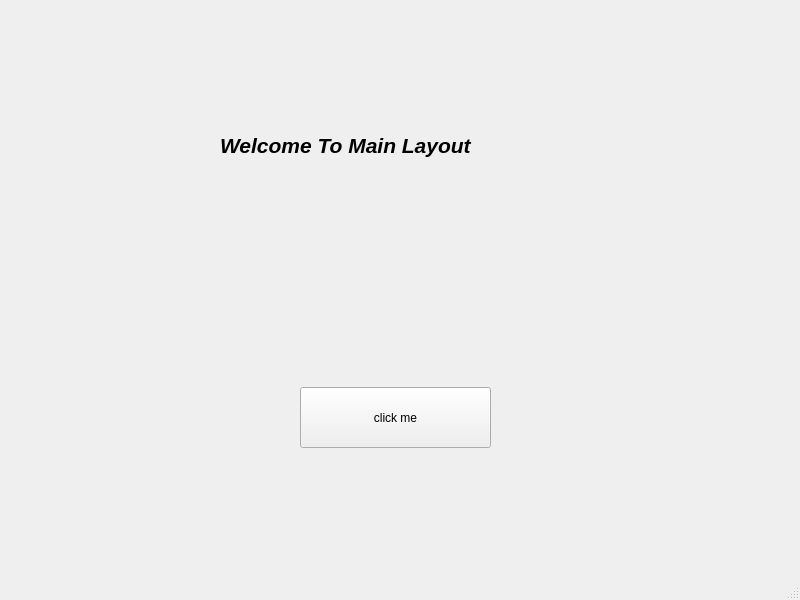
<?xml version="1.0" encoding="UTF-8"?>
<ui version="4.0">
 <class>MainWindow</class>
 <widget class="QMainWindow" name="MainWindow">
  <property name="geometry">
   <rect>
    <x>0</x>
    <y>0</y>
    <width>800</width>
    <height>600</height>
   </rect>
  </property>
  <property name="windowTitle">
   <string>Main Layout - Omar Othman</string>
  </property>
  <property name="styleSheet">
   <string notr="true">QProgressBar:horizontal {
    border: 1px solid #3A3939;
    text-align: center;
    padding: 1px;
    background: #201F1F;
}
QProgressBar::chunk:horizontal {
    background-color: qlineargradient(spread:reflect, x1:1, y1:0.545, x2:1, y2:0, stop:0 rgba(28, 66, 111, 255), stop:1 rgba(37, 87, 146, 255));
}

QToolTip
{
    border: 1px solid #3A3939;
    background-color: rgb(90, 102, 117);;
    color: white;
    padding: 1px;
    opacity: 200;
}

QWidget
{
    color: silver;
    background-color: #302F2F;
    selection-background-color:#3d8ec9;
    selection-color: black;
    background-clip: border;
    border-image: none;
    outline: 0;
}

QWidget:item:hover
{
    background-color: #78879b;
    color: black;
}

QWidget:item:selected
{
    background-color: #3d8ec9;
}

QCheckBox
{
    spacing: 5px;
    outline: none;
    color: #bbb;
    margin-bottom: 2px;
}

QCheckBox:disabled
{
    color: #777777;
}
QCheckBox::indicator,
QGroupBox::indicator
{
    width: 18px;
    height: 18px;
}
QGroupBox::indicator
{
    margin-left: 2px;
}

QCheckBox::indicator:unchecked,
QCheckBox::indicator:unchecked:hover,
QGroupBox::indicator:unchecked,
QGroupBox::indicator:unchecked:hover
{
    image: url(:/dark_blue/img/checkbox_unchecked.png);
}

QCheckBox::indicator:unchecked:focus,
QCheckBox::indicator:unchecked:pressed,
QGroupBox::indicator:unchecked:focus,
QGroupBox::indicator:unchecked:pressed
{
  border: none;
    image: url(:/dark_blue/img/checkbox_unchecked_focus.png);
}

QCheckBox::indicator:checked,
QCheckBox::indicator:checked:hover,
QGroupBox::indicator:checked,
QGroupBox::indicator:checked:hover
{
    image: url(:/dark_blue/img/checkbox_checked.png);
}

QCheckBox::indicator:checked:focus,
QCheckBox::indicator:checked:pressed,
QGroupBox::indicator:checked:focus,
QGroupBox::indicator:checked:pressed
{
  border: none;
    image: url(:/dark_blue/img/checkbox_checked_focus.png);
}

QCheckBox::indicator:indeterminate,
QCheckBox::indicator:indeterminate:hover,
QCheckBox::indicator:indeterminate:pressed
QGroupBox::indicator:indeterminate,
QGroupBox::indicator:indeterminate:hover,
QGroupBox::indicator:indeterminate:pressed
{
    image: url(:/dark_blue/img/checkbox_indeterminate.png);
}

QCheckBox::indicator:indeterminate:focus,
QGroupBox::indicator:indeterminate:focus
{
    image: url(:/dark_blue/img/checkbox_indeterminate_focus.png);
}

QCheckBox::indicator:checked:disabled,
QGroupBox::indicator:checked:disabled
{
    image: url(:/dark_blue/img/checkbox_checked_disabled.png);
}

QCheckBox::indicator:unchecked:disabled,
QGroupBox::indicator:unchecked:disabled
{
    image: url(:/dark_blue/img/checkbox_unchecked_disabled.png);
}

QRadioButton
{
    spacing: 5px;
    outline: none;
    color: #bbb;
    margin-bottom: 2px;
}

QRadioButton:disabled
{
    color: #777777;
}
QRadioButton::indicator
{
    width: 21px;
    height: 21px;
}

QRadioButton::indicator:unchecked,
QRadioButton::indicator:unchecked:hover
{
    image: url(:/dark_blue/img/radio_unchecked.png);
}

QRadioButton::indicator:unchecked:focus,
QRadioButton::indicator:unchecked:pressed
{
  border: none;
  outline: none;
    image: url(:/dark_blue/img/radio_unchecked_focus.png);
}

QRadioButton::indicator:checked,
QRadioButton::indicator:checked:hover
{
  border: none;
  outline: none;
    image: url(:/dark_blue/img/radio_checked.png);
}

QRadioButton::indicator:checked:focus,
QRadioButton::indicato::menu-arrowr:checked:pressed
{
  border: none;
  outline: none;
    image: url(:/dark_blue/img/radio_checked_focus.png);
}

QRadioButton::indicator:indeterminate,
QRadioButton::indicator:indeterminate:hover,
QRadioButton::indicator:indeterminate:pressed
{
        image: url(:/dark_blue/img/radio_indeterminate.png);
}

QRadioButton::indicator:checked:disabled
{
  outline: none;
  image: url(:/dark_blue/img/radio_checked_disabled.png);
}

QRadioButton::indicator:unchecked:disabled
{
    image: url(:/dark_blue/img/radio_unchecked_disabled.png);
}


QMenuBar
{
    background-color: #302F2F;
    color: silver;
}

QMenuBar::item
{
    background: transparent;
}

QMenuBar::item:selected
{
    background: transparent;
    border: 1px solid #3A3939;
}

QMenuBar::item:pressed
{
    border: 1px solid #3A3939;
    background-color: #3d8ec9;
    color: black;
    margin-bottom:-1px;
    padding-bottom:1px;
}

QMenu
{
    border: 1px solid #3A3939;
    color: silver;
    margin: 1px;
}

QMenu::icon
{
    margin: 1px;
}

QMenu::item
{
    padding: 2px 2px 2px 25px;
    margin-left: 5px;
    border: 1px solid transparent; /* reserve space for selection border */
}

QMenu::item:selected
{
    color: black;
}

QMenu::separator {
    height: 2px;
    background: lightblue;
    margin-left: 10px;
    margin-right: 5px;
}

QMenu::indicator {
    width: 16px;
    height: 16px;
}

/* non-exclusive indicator = check box style indicator
   (see QActionGroup::setExclusive) */
QMenu::indicator:non-exclusive:unchecked {
    image: url(:/dark_blue/img/checkbox_unchecked.png);
}

QMenu::indicator:non-exclusive:unchecked:selected {
    image: url(:/dark_blue/img/checkbox_unchecked_disabled.png);
}

QMenu::indicator:non-exclusive:checked {
    image: url(:/dark_blue/img/checkbox_checked.png);
}

QMenu::indicator:non-exclusive:checked:selected {
    image: url(:/dark_blue/img/checkbox_checked_disabled.png);
}

/* exclusive indicator = radio button style indicator (see QActionGroup::setExclusive) */
QMenu::indicator:exclusive:unchecked {
    image: url(:/dark_blue/img/radio_unchecked.png);
}

QMenu::indicator:exclusive:unchecked:selected {
    image: url(:/dark_blue/img/radio_unchecked_disabled.png);
}

QMenu::indicator:exclusive:checked {
    image: url(:/dark_blue/img/radio_checked.png);
}

QMenu::indicator:exclusive:checked:selected {
    image: url(:/dark_blue/img/radio_checked_disabled.png);
}

QMenu::right-arrow {
    margin: 5px;
    image: url(:/dark_blue/img/right_arrow.png)
}


QWidget:disabled
{
    color: #808080;
    background-color: #302F2F;
}

QAbstractItemView
{
    alternate-background-color: #3A3939;
    color: silver;
    border: 1px solid 3A3939;
    border-radius: 2px;
    padding: 1px;
}

QWidget:focus, QMenuBar:focus
{
    border: 1px solid #78879b;
}

QTabWidget:focus, QCheckBox:focus, QRadioButton:focus, QSlider:focus
{
    border: none;
}

QLineEdit
{
    background-color: #201F1F;
    padding: 2px;
    border-style: solid;
    border: 1px solid #3A3939;
    border-radius: 2px;
    color: silver;
}

QGroupBox {
    border:1px solid #3A3939;
    border-radius: 2px;
    margin-top: 20px;
    background-color: #302F2F;
    color: silver;
}

QGroupBox::title {
    subcontrol-origin: margin;
    subcontrol-position: top center;
    padding-left: 10px;
    padding-right: 10px;
    padding-top: 10px;
}

QAbstractScrollArea
{
    border-radius: 2px;
    border: 1px solid #3A3939;
    background-color: transparent;
}

QScrollBar:horizontal
{
    height: 15px;
    margin: 3px 15px 3px 15px;
    border: 1px transparent #2A2929;
    border-radius: 4px;
    background-color: #2A2929;
}

QScrollBar::handle:horizontal
{
    background-color: #605F5F;
    min-width: 5px;
    border-radius: 4px;
}

QScrollBar::add-line:horizontal
{
    margin: 0px 3px 0px 3px;
    border-image: url(:/dark_blue/img/right_arrow_disabled.png);
    width: 10px;
    height: 10px;
    subcontrol-position: right;
    subcontrol-origin: margin;
}

QScrollBar::sub-line:horizontal
{
    margin: 0px 3px 0px 3px;
    border-image: url(:/dark_blue/img/left_arrow_disabled.png);
    height: 10px;
    width: 10px;
    subcontrol-position: left;
    subcontrol-origin: margin;
}

QScrollBar::add-line:horizontal:hover,QScrollBar::add-line:horizontal:on
{
    border-image: url(:/dark_blue/img/right_arrow.png);
    height: 10px;
    width: 10px;
    subcontrol-position: right;
    subcontrol-origin: margin;
}


QScrollBar::sub-line:horizontal:hover, QScrollBar::sub-line:horizontal:on
{
    border-image: url(:/dark_blue/img/left_arrow.png);
    height: 10px;
    width: 10px;
    subcontrol-position: left;
    subcontrol-origin: margin;
}

QScrollBar::up-arrow:horizontal, QScrollBar::down-arrow:horizontal
{
    background: none;
}


QScrollBar::add-page:horizontal, QScrollBar::sub-page:horizontal
{
    background: none;
}

QScrollBar:vertical
{
    background-color: #2A2929;
    width: 15px;
    margin: 15px 3px 15px 3px;
    border: 1px transparent #2A2929;
    border-radius: 4px;
}

QScrollBar::handle:vertical
{
    background-color: #605F5F;
    min-height: 5px;
    border-radius: 4px;
}

QScrollBar::sub-line:vertical
{
    margin: 3px 0px 3px 0px;
    border-image: url(:/dark_blue/img/up_arrow_disabled.png);
    height: 10px;
    width: 10px;
    subcontrol-position: top;
    subcontrol-origin: margin;
}

QScrollBar::add-line:vertical
{
    margin: 3px 0px 3px 0px;
    border-image: url(:/dark_blue/img/down_arrow_disabled.png);
    height: 10px;
    width: 10px;
    subcontrol-position: bottom;
    subcontrol-origin: margin;
}

QScrollBar::sub-line:vertical:hover,QScrollBar::sub-line:vertical:on
{

    border-image: url(:/dark_blue/img/up_arrow.png);
    height: 10px;
    width: 10px;
    subcontrol-position: top;
    subcontrol-origin: margin;
}


QScrollBar::add-line:vertical:hover, QScrollBar::add-line:vertical:on
{
    border-image: url(:/dark_blue/img/down_arrow.png);
    height: 10px;
    width: 10px;
    subcontrol-position: bottom;
    subcontrol-origin: margin;
}

QScrollBar::up-arrow:vertical, QScrollBar::down-arrow:vertical
{
    background: none;
}


QScrollBar::add-page:vertical, QScrollBar::sub-page:vertical
{
    background: none;
}

QTextEdit
{
    background-color: #201F1F;
    color: silver;
    border: 1px solid #3A3939;
}

QPlainTextEdit
{
    background-color: #201F1F;;
    color: silver;
    border-radius: 2px;
    border: 1px solid #3A3939;
}

QHeaderView::section
{
    background-color: #3A3939;
    color: silver;
    padding-left: 4px;
    border: 1px solid #6c6c6c;
}

QSizeGrip {
    image: url(:/dark_blue/img/sizegrip.png);
    width: 12px;
    height: 12px;
}

QMainWindow
{
    background-color: #302F2F;

}

QMainWindow::separator
{
    background-color: #302F2F;
    color: white;
    padding-left: 4px;
    spacing: 2px;
    border: 1px dashed #3A3939;
}

QMainWindow::separator:hover
{

    background-color: #787876;
    color: white;
    padding-left: 4px;
    border: 1px solid #3A3939;
    spacing: 2px;
}


QMenu::separator
{
    height: 1px;
    background-color: #3A3939;
    color: white;
    padding-left: 4px;
    margin-left: 10px;
    margin-right: 5px;
}


QFrame
{
    border-radius: 2px;
    border: 1px solid #444;
}

QFrame[frameShape=&quot;0&quot;]
{
    border-radius: 2px;
    border: 1px transparent #444;
}

QStackedWidget
{
    background-color: #302F2F;
    border: 1px transparent black;
}

QToolBar {
    border: 1px transparent #393838;
    background: 1px solid #302F2F;
    font-weight: bold;
}

QToolBar::handle:horizontal {
    image: url(:/dark_blue/img/Hmovetoolbar.png);
}
QToolBar::handle:vertical {
    image: url(:/dark_blue/img/Vmovetoolbar.png);
}
QToolBar::separator:horizontal {
    image: url(:/dark_blue/img/Hsepartoolbar.png);
}
QToolBar::separator:vertical {
    image: url(:/dark_blue/img/Vsepartoolbars.png);
}

QPushButton
{
    color: silver;
    background-color: #302F2F;
    border-width: 2px;
    border-color: #4A4949;
    border-style: solid;
    padding-top: 2px;
    padding-bottom: 2px;
    padding-left: 10px;
    padding-right: 10px;
    border-radius: 4px;
    /* outline: none; */
    /* min-width: 40px; */
}

QPushButton:disabled
{
    background-color: #302F2F;
    border-width: 2px;
    border-color: #3A3939;
    border-style: solid;
    padding-top: 2px;
    padding-bottom: 2px;
    padding-left: 10px;
    padding-right: 10px;
    /*border-radius: 2px;*/
    color: #808080;
}

QPushButton:focus {
    background-color: #3d8ec9;
    color: white;
}

QComboBox
{
    selection-background-color: #3d8ec9;
    background-color: #201F1F;
    border-style: solid;
    border: 1px solid #3A3939;
    border-radius: 2px;
    padding: 2px;
    min-width: 75px;
}

QPushButton:checked{
    background-color: #4A4949;
    border-color: #6A6969;
}

QPushButton:hover {
    border: 2px solid #78879b;
    color: silver;
}

QComboBox:hover, QAbstractSpinBox:hover,QLineEdit:hover,QTextEdit:hover,QPlainTextEdit:hover,QAbstractView:hover,QTreeView:hover
{
    border: 1px solid #78879b;
    color: silver;
}

QComboBox:on
{
    background-color: #626873;
    padding-top: 3px;
    padding-left: 4px;
    selection-background-color: #4a4a4a;
}

QComboBox QAbstractItemView
{
    background-color: #201F1F;
    border-radius: 2px;
    border: 1px solid #444;
    selection-background-color: #3d8ec9;
    color: silver;
}

QComboBox::drop-down
{
    subcontrol-origin: padding;
    subcontrol-position: top right;
    width: 15px;

    border-left-width: 0px;
    border-left-color: darkgray;
    border-left-style: solid;
    border-top-right-radius: 3px;
    border-bottom-right-radius: 3px;
}

QComboBox::down-arrow
{
    image: url(:/dark_blue/img/down_arrow_disabled.png);
}

QComboBox::down-arrow:on, QComboBox::down-arrow:hover,
QComboBox::down-arrow:focus
{
    image: url(:/dark_blue/img/down_arrow.png);
}

QPushButton:pressed
{
    background-color: #484846;
}

QAbstractSpinBox {
    padding-top: 2px;
    padding-bottom: 2px;
    border: 1px solid #3A3939;
    background-color: #201F1F;
    color: silver;
    border-radius: 2px;
    min-width: 75px;
}

QAbstractSpinBox:up-button
{
    background-color: transparent;
    subcontrol-origin: border;
    subcontrol-position: top right;
}

QAbstractSpinBox:down-button
{
    background-color: transparent;
    subcontrol-origin: border;
    subcontrol-position: bottom right;
}

QAbstractSpinBox::up-arrow,QAbstractSpinBox::up-arrow:disabled,QAbstractSpinBox::up-arrow:off {
    image: url(:/dark_blue/img/up_arrow_disabled.png);
    width: 10px;
    height: 10px;
}
QAbstractSpinBox::up-arrow:hover
{
    image: url(:/dark_blue/img/up_arrow.png);
}


QAbstractSpinBox::down-arrow,QAbstractSpinBox::down-arrow:disabled,QAbstractSpinBox::down-arrow:off
{
    image: url(:/dark_blue/img/down_arrow_disabled.png);
    width: 10px;
    height: 10px;
}
QAbstractSpinBox::down-arrow:hover
{
    image: url(:/dark_blue/img/down_arrow.png);
}


QLabel
{
    border: 0px solid black;
}

QTabWidget{
    border: 1px transparent black;
}

QTabWidget::pane {
    border: 1px solid #444;
    border-radius: 3px;
    padding: 3px;
}

QTabBar
{
    qproperty-drawBase: 0;
    left: 5px; /* move to the right by 5px */
}

QTabBar:focus
{
    border: 0px transparent black;
}

QTabBar::close-button  {
    image: url(:/dark_blue/img/close.png);
    background: transparent;
}

QTabBar::close-button:hover
{
    image: url(:/dark_blue/img/close-hover.png);
    background: transparent;
}

QTabBar::close-button:pressed {
    image: url(:/dark_blue/img/close-pressed.png);
    background: transparent;
}

/* TOP TABS */
QTabBar::tab:top {
    color: #b1b1b1;
    border: 1px solid #4A4949;
    border-bottom: 1px transparent black;
    background-color: #302F2F;
    padding: 5px;
    border-top-left-radius: 2px;
    border-top-right-radius: 2px;
}

QTabBar::tab:top:!selected
{
    color: #b1b1b1;
    background-color: #201F1F;
    border: 1px transparent #4A4949;
    border-bottom: 1px transparent #4A4949;
    border-top-left-radius: 0px;
    border-top-right-radius: 0px;
}

QTabBar::tab:top:!selected:hover {
    background-color: #48576b;
}

/* BOTTOM TABS */
QTabBar::tab:bottom {
    color: #b1b1b1;
    border: 1px solid #4A4949;
    border-top: 1px transparent black;
    background-color: #302F2F;
    padding: 5px;
    border-bottom-left-radius: 2px;
    border-bottom-right-radius: 2px;
}

QTabBar::tab:bottom:!selected
{
    color: #b1b1b1;
    background-color: #201F1F;
    border: 1px transparent #4A4949;
    border-top: 1px transparent #4A4949;
    border-bottom-left-radius: 0px;
    border-bottom-right-radius: 0px;
}

QTabBar::tab:bottom:!selected:hover {
    background-color: #78879b;
}

/* LEFT TABS */
QTabBar::tab:left {
    color: #b1b1b1;
    border: 1px solid #4A4949;
    border-left: 1px transparent black;
    background-color: #302F2F;
    padding: 5px;
    border-top-right-radius: 2px;
    border-bottom-right-radius: 2px;
}

QTabBar::tab:left:!selected
{
    color: #b1b1b1;
    background-color: #201F1F;
    border: 1px transparent #4A4949;
    border-right: 1px transparent #4A4949;
    border-top-right-radius: 0px;
    border-bottom-right-radius: 0px;
}

QTabBar::tab:left:!selected:hover {
    background-color: #48576b;
}


/* RIGHT TABS */
QTabBar::tab:right {
    color: #b1b1b1;
    border: 1px solid #4A4949;
    border-right: 1px transparent black;
    background-color: #302F2F;
    padding: 5px;
    border-top-left-radius: 2px;
    border-bottom-left-radius: 2px;
}

QTabBar::tab:right:!selected
{
    color: #b1b1b1;
    background-color: #201F1F;
    border: 1px transparent #4A4949;
    border-right: 1px transparent #4A4949;
    border-top-left-radius: 0px;
    border-bottom-left-radius: 0px;
}

QTabBar::tab:right:!selected:hover {
    background-color: #48576b;
}

QTabBar QToolButton::right-arrow:enabled {
     image: url(:/dark_blue/img/right_arrow.png);
 }

 QTabBar QToolButton::left-arrow:enabled {
     image: url(:/dark_blue/img/left_arrow.png);
 }

QTabBar QToolButton::right-arrow:disabled {
     image: url(:/dark_blue/img/right_arrow_disabled.png);
 }

 QTabBar QToolButton::left-arrow:disabled {
     image: url(:/dark_blue/img/left_arrow_disabled.png);
 }


QDockWidget {
    border: 1px solid #403F3F;
    titlebar-close-icon: url(:/dark_blue/img/close.png);
    titlebar-normal-icon: url(:/dark_blue/img/undock.png);
}

QDockWidget::close-button, QDockWidget::float-button {
    border: 1px solid transparent;
    border-radius: 2px;
    background: transparent;
}

QDockWidget::close-button:hover, QDockWidget::float-button:hover {
    background: rgba(255, 255, 255, 10);
}

QDockWidget::close-button:pressed, QDockWidget::float-button:pressed {
    padding: 1px -1px -1px 1px;
    background: rgba(255, 255, 255, 10);
}

QTreeView, QListView, QTextBrowser, AtLineEdit, AtLineEdit::hover {
    border: 1px solid #444;
    background-color: silver;
    border-radius: 3px;
    margin-left: 3px;
    color: black;
}

QTreeView:branch:selected, QTreeView:branch:hover {
    background: url(:/dark_blue/img/transparent.png);
}

QTreeView::branch:has-siblings:!adjoins-item {
    border-image: url(:/dark_blue/img/transparent.png);
}

QTreeView::branch:has-siblings:adjoins-item {
    border-image: url(:/dark_blue/img/transparent.png);
}

QTreeView::branch:!has-children:!has-siblings:adjoins-item {
    border-image: url(:/dark_blue/img/transparent.png);
}

QTreeView::branch:has-children:!has-siblings:closed,
QTreeView::branch:closed:has-children:has-siblings {
    image: url(:/dark_blue/img/branch_closed.png);
}

QTreeView::branch:open:has-children:!has-siblings,
QTreeView::branch:open:has-children:has-siblings  {
    image: url(:/dark_blue/img/branch_open.png);
}

QTreeView::branch:has-children:!has-siblings:closed:hover,
QTreeView::branch:closed:has-children:has-siblings:hover {
    image: url(:/dark_blue/img/branch_closed-on.png);
    }

QTreeView::branch:open:has-children:!has-siblings:hover,
QTreeView::branch:open:has-children:has-siblings:hover  {
    image: url(:/dark_blue/img/branch_open-on.png);
    }

QListView::item:!selected:hover, QListView::item:!selected:hover, QTreeView::item:!selected:hover  {
    background: rgba(0, 0, 0, 0);
    outline: 0;
    color: #FFFFFF
}

QListView::item:selected:hover, QListView::item:selected:hover, QTreeView::item:selected:hover  {
    background: #3d8ec9;
    color: #FFFFFF;
}

QSlider::groove:horizontal {
    border: 1px solid #3A3939;
    height: 8px;
    background: #201F1F;
    margin: 2px 0;
    border-radius: 2px;
}

QSlider::handle:horizontal {
    background: QLinearGradient( x1: 0, y1: 0, x2: 0, y2: 1,
      stop: 0.0 silver, stop: 0.2 #a8a8a8, stop: 1 #727272);
    border: 1px solid #3A3939;
    width: 14px;
    height: 14px;
    margin: -4px 0;
    border-radius: 2px;
}

QSlider::groove:vertical {
    border: 1px solid #3A3939;
    width: 8px;
    background: #201F1F;
    margin: 0 0px;
    border-radius: 2px;
}

QSlider::handle:vertical {
    background: QLinearGradient( x1: 0, y1: 0, x2: 0, y2: 1, stop: 0.0 silver,
    stop: 0.2 #a8a8a8, stop: 1 #727272);
    border: 1px solid #3A3939;
    width: 14px;
    height: 14px;
    margin: 0 -4px;
    border-radius: 2px;
}

QToolButton {
    /*  background-color: transparent; */
    border: 2px transparent #4A4949;
    border-radius: 4px;
    background-color: dimgray;
    margin: 2px;
    padding: 2px;
}

QToolButton[popupMode=&quot;1&quot;] { /* only for MenuButtonPopup */
 padding-right: 20px; /* make way for the popup button */
 border: 2px transparent #4A4949;
 border-radius: 4px;
}

QToolButton[popupMode=&quot;2&quot;] { /* only for InstantPopup */
 padding-right: 10px; /* make way for the popup button */
 border: 2px transparent #4A4949;
}


QToolButton:hover, QToolButton::menu-button:hover {
    border: 2px solid #78879b;
}

QToolButton:checked, QToolButton:pressed,
    QToolButton::menu-button:pressed {
    background-color: #4A4949;
    border: 2px solid #78879b;
}

/* the subcontrol below is used only in the InstantPopup or DelayedPopup mode */
QToolButton::menu-indicator {
    image: url(:/dark_blue/img/down_arrow.png);
    top: -7px; left: -2px; /* shift it a bit */
}

/* the subcontrols below are used only in the MenuButtonPopup mode */
QToolButton::menu-button {
    border: 1px transparent #4A4949;
    border-top-right-radius: 6px;
    border-bottom-right-radius: 6px;
    /* 16px width + 4px for border = 20px allocated above */
    width: 16px;
    outline: none;
}

QToolButton::menu-arrow {
    image: url(:/dark_blue/img/down_arrow.png);
}

QToolButton::menu-arrow:open {
    top: 1px; left: 1px; /* shift it a bit */
    border: 1px solid #3A3939;
}

QPushButton::menu-indicator  {
    subcontrol-origin: padding;
    subcontrol-position: bottom right;
    left: 4px;
}

QTableView
{
    border: 1px solid #444;
    gridline-color: #6c6c6c;
    background-color: #201F1F;
}


QTableView, QHeaderView
{
    border-radius: 0px;
}

QTableView::item:pressed, QListView::item:pressed, QTreeView::item:pressed  {
    background: #78879b;
    color: #FFFFFF;
}

QTableView::item:selected:active, QTreeView::item:selected:active, QListView::item:selected:active  {
    background: #3d8ec9;
    color: #FFFFFF;
}


QHeaderView
{
    border: 1px transparent;
    border-radius: 2px;
    margin: 0px;
    padding: 0px;
}

QHeaderView::section  {
    background-color: #3A3939;
    color: silver;
    padding: 4px;
    border: 1px solid #6c6c6c;
    border-radius: 0px;
    text-align: center;
}

QHeaderView::section::vertical::first, QHeaderView::section::vertical::only-one
{
    border-top: 1px solid #6c6c6c;
}

QHeaderView::section::vertical
{
    border-top: transparent;
}

QHeaderView::section::horizontal::first, QHeaderView::section::horizontal::only-one
{
    border-left: 1px solid #6c6c6c;
}

QHeaderView::section::horizontal
{
    border-left: transparent;
}


QHeaderView::section:checked
 {
    color: white;
    background-color: #5A5959;
 }

 /* style the sort indicator */
QHeaderView::down-arrow {
    image: url(:/dark_blue/img/down_arrow.png);
}

QHeaderView::up-arrow {
    image: url(:/dark_blue/img/up_arrow.png);
}


QTableCornerButton::section {
    background-color: #3A3939;
    border: 1px solid #3A3939;
    border-radius: 2px;
}

QToolBox  {
    padding: 3px;
    border: 1px transparent black;
}

QToolBox::tab {
    color: #b1b1b1;
    background-color: #302F2F;
    border: 1px solid #4A4949;
    border-bottom: 1px transparent #302F2F;
    border-top-left-radius: 5px;
    border-top-right-radius: 5px;
}

 QToolBox::tab:selected { /* italicize selected tabs */
    font: italic;
    background-color: #302F2F;
    border-color: #3d8ec9;
 }

QStatusBar::item {
    border: 1px solid #3A3939;
    border-radius: 2px;
 }


QFrame[height=&quot;3&quot;], QFrame[width=&quot;3&quot;] {
    background-color: #AAA;
}


QSplitter::handle {
    border: 1px dashed #3A3939;
}

QSplitter::handle:hover {
    background-color: #787876;
    border: 1px solid #3A3939;
}

QSplitter::handle:horizontal {
    width: 1px;
}

QSplitter::handle:vertical {
    height: 1px;
}

QListWidget {
    background-color: silver;
    border-radius: 5px;
    margin-left: 5px;
}

QListWidget::item {
    color: black;
}

QMessageBox {
    messagebox-critical-icon	: url(:/dark_blue/img/critical.png);
    messagebox-information-icon	: url(:/dark_blue/img/information.png);
    messagebox-question-icon	: url(:/dark_blue/img/question.png);
    messagebox-warning-icon:    : url(:/dark_blue/img/warning.png);
}

ColorButton::enabled {
    border-radius: 0px;
    border: 1px solid #444444;
}

ColorButton::disabled {
    border-radius: 0px;
    border: 1px solid #AAAAAA;
}</string>
  </property>
  <widget class="QWidget" name="centralwidget">
   <widget class="QLabel" name="label">
    <property name="geometry">
     <rect>
      <x>220</x>
      <y>90</y>
      <width>361</width>
      <height>111</height>
     </rect>
    </property>
    <property name="text">
     <string>&lt;html&gt;&lt;head/&gt;&lt;body&gt;&lt;p&gt;&lt;span style=&quot; font-size:16pt; font-weight:600; font-style:italic;&quot;&gt;Welcome To Main Layout&lt;/span&gt;&lt;/p&gt;&lt;/body&gt;&lt;/html&gt;</string>
    </property>
   </widget>
   <widget class="QPushButton" name="pushButton">
    <property name="geometry">
     <rect>
      <x>300</x>
      <y>387</y>
      <width>191</width>
      <height>61</height>
     </rect>
    </property>
    <property name="text">
     <string>click me</string>
    </property>
   </widget>
  </widget>
  <widget class="QStatusBar" name="statusbar"/>
 </widget>
 <resources/>
 <connections/>
</ui>
